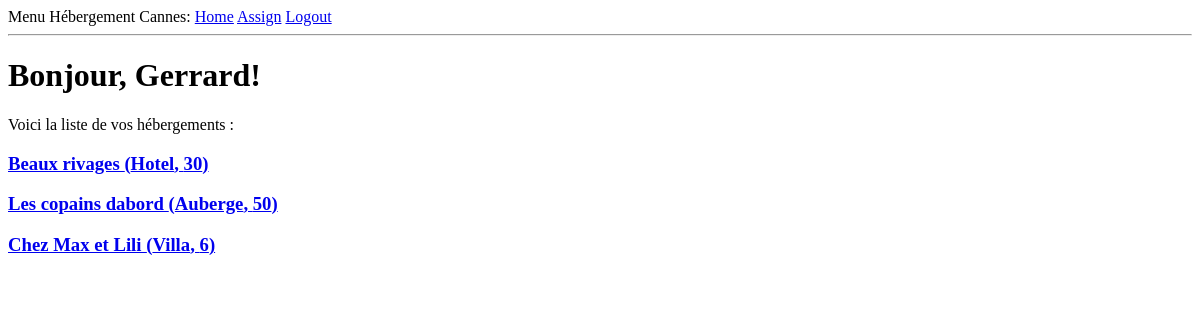
Before: /index (signed in) with the older database file.
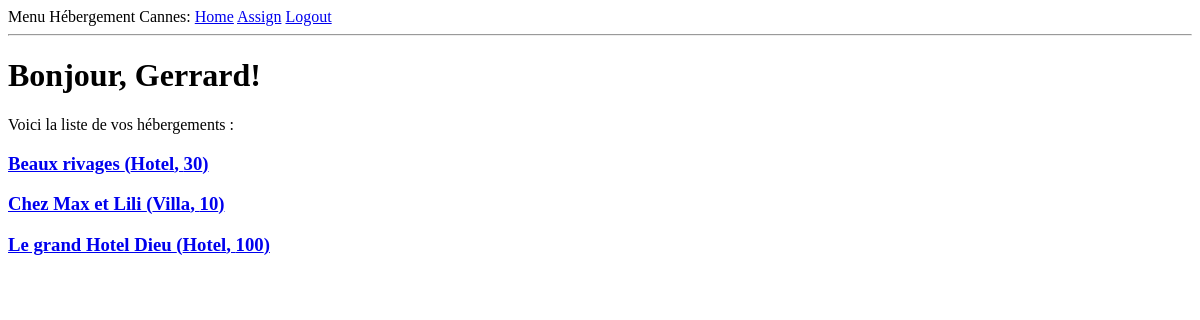
After: the same page with the newer database file.
### app/models.py (models this page shows, shortened)
class User(UserMixin, db.Model):
    id = db.Column(db.Integer, primary_key=True)
    username = db.Column(db.String(64), index=True, unique=True)
    statut = db.Column(db.Boolean, default=True)
    password_hash = db.Column(db.String(128))

class Hotel(db.Model):
    id = db.Column(db.Integer, primary_key=True)
    name = db.Column(db.String(64), index=True, unique=True)
    type = db.Column(db.String(64))
    numb_place = db.Column(db.Integer)
    resp_id = db.Column(db.Integer, db.ForeignKey('user.id'))
    owner_id = db.Column(db.Integer, db.ForeignKey('user.id'))
    resp = db.relationship('User', uselist=False, foreign_keys='Hotel.resp_id')
    owner = db.relationship('User', uselist=False,
                            foreign_keys='Hotel.owner_id')
    services = db.relationship('Service', backref='hotel')
    places = db.relationship('Place', backref='hotel')

### app/routes.py (the view)
@app.route('/', methods=['GET', 'POST'])
@app.route('/index', methods=['GET', 'POST'])
@login_required
def index():
    if current_user.statut is True:
        h = Hotel.query.filter_by(owner_id=current_user.id).all()
    else:
        h = Hotel.query.filter_by(resp_id=current_user.id).all()
    return render_template('index.html', title='Home', hotels=h)

### app/models.py (called while the page is built)
@login.user_loader
def load_user(id):
    return User.query.get(int(id))

### app/templates/index.html
{% extends "base.html" %}
{% block content %}
    <h1>Bonjour, {{ current_user.username }}!</h1>
    <p>Voici la liste de vos hébergements : </p>
    {% for h in hotels %}
      <a href="/hotel/{{ h.id }}"><h3>{{ h.name }} ({{ h.type }}, {{ h.numb_place }})</h3></a>
    {% endfor %}
{% endblock %}

### app/templates/base.html (shortened to what this page needs)
<html>
    <head>
    </head>
    <body>
        <div>Menu Hébergement Cannes:
          <a href="{{ url_for('index') }}">Home</a>
          {% if current_user.is_anonymous %}
          <a href="{{ url_for('login') }}">Login</a>
          {% else %}
            {% if not current_user.statut %}
            <a href="{{ url_for('assign') }}">Assign</a>
            {% endif %}
          <a href="{{ url_for('logout') }}">Logout</a>
          {% endif %}
        </div>
        <hr>
        {% block content %}{% endblock %}
    </body>
</html>

Changed rows visible on the page:
removed Hotel: name "Les copains dabord", type "Auberge", numb_place "50"
changed Hotel "Chez Max et Lili": numb_place "6" → "10"
added Hotel: name "Le grand Hotel Dieu", type "Hotel", numb_place "100"
